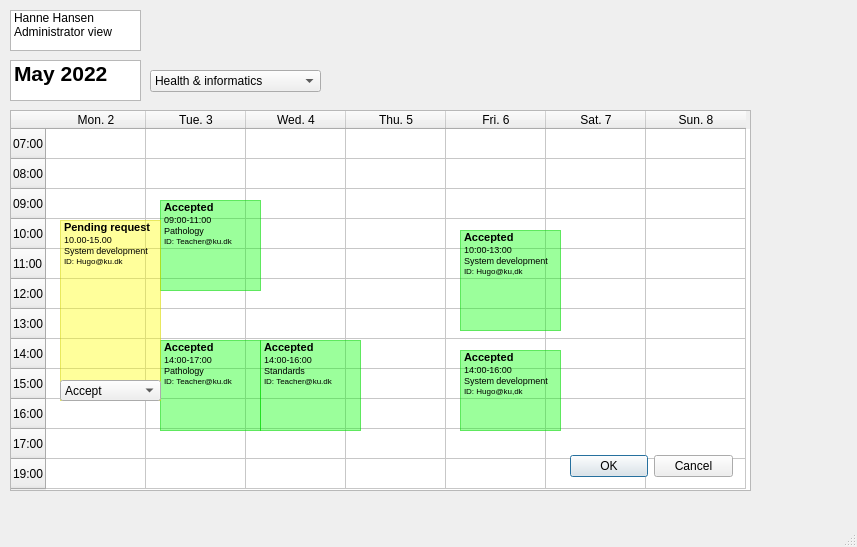
<?xml version="1.0" encoding="UTF-8"?>
<ui version="4.0">
 <class>MainWindow</class>
 <widget class="QMainWindow" name="MainWindow">
  <property name="geometry">
   <rect>
    <x>0</x>
    <y>0</y>
    <width>857</width>
    <height>547</height>
   </rect>
  </property>
  <property name="windowTitle">
   <string>MainWindow</string>
  </property>
  <widget class="QWidget" name="centralwidget">
   <widget class="QTableWidget" name="weekWidget">
    <property name="geometry">
     <rect>
      <x>10</x>
      <y>110</y>
      <width>741</width>
      <height>381</height>
     </rect>
    </property>
    <property name="mouseTracking">
     <bool>false</bool>
    </property>
    <property name="autoFillBackground">
     <bool>false</bool>
    </property>
    <property name="frameShadow">
     <enum>QFrame::Sunken</enum>
    </property>
    <row>
     <property name="text">
      <string>07:00</string>
     </property>
    </row>
    <row>
     <property name="text">
      <string>08:00</string>
     </property>
    </row>
    <row>
     <property name="text">
      <string>09:00</string>
     </property>
    </row>
    <row>
     <property name="text">
      <string>10:00</string>
     </property>
    </row>
    <row>
     <property name="text">
      <string>11:00</string>
     </property>
    </row>
    <row>
     <property name="text">
      <string>12:00</string>
     </property>
    </row>
    <row>
     <property name="text">
      <string>13:00</string>
     </property>
    </row>
    <row>
     <property name="text">
      <string>14:00</string>
     </property>
    </row>
    <row>
     <property name="text">
      <string>15:00</string>
     </property>
    </row>
    <row>
     <property name="text">
      <string>16:00</string>
     </property>
    </row>
    <row>
     <property name="text">
      <string>17:00</string>
     </property>
    </row>
    <row>
     <property name="text">
      <string>19:00</string>
     </property>
    </row>
    <column>
     <property name="text">
      <string>Mon. 2</string>
     </property>
    </column>
    <column>
     <property name="text">
      <string>Tue. 3</string>
     </property>
    </column>
    <column>
     <property name="text">
      <string>Wed. 4</string>
     </property>
    </column>
    <column>
     <property name="text">
      <string>Thu. 5</string>
     </property>
    </column>
    <column>
     <property name="text">
      <string>Fri. 6</string>
     </property>
    </column>
    <column>
     <property name="text">
      <string>Sat. 7</string>
     </property>
    </column>
    <column>
     <property name="text">
      <string>Sun. 8</string>
     </property>
    </column>
   </widget>
   <widget class="QListWidget" name="monthListWidget">
    <property name="geometry">
     <rect>
      <x>10</x>
      <y>60</y>
      <width>131</width>
      <height>41</height>
     </rect>
    </property>
    <item>
     <property name="text">
      <string>May 2022</string>
     </property>
     <property name="font">
      <font>
       <pointsize>16</pointsize>
       <bold>true</bold>
      </font>
     </property>
    </item>
   </widget>
   <widget class="QComboBox" name="studieBox_6">
    <property name="geometry">
     <rect>
      <x>150</x>
      <y>70</y>
      <width>171</width>
      <height>22</height>
     </rect>
    </property>
    <item>
     <property name="text">
      <string>Health &amp; informatics</string>
     </property>
    </item>
    <item>
     <property name="text">
      <string>Study</string>
     </property>
    </item>
    <item>
     <property name="text">
      <string>Farmacy</string>
     </property>
    </item>
    <item>
     <property name="text">
      <string>Data Science</string>
     </property>
    </item>
    <item>
     <property name="text">
      <string>Chemistry</string>
     </property>
    </item>
   </widget>
   <widget class="QListWidget" name="acceptedWidget_2">
    <property name="geometry">
     <rect>
      <x>160</x>
      <y>200</y>
      <width>101</width>
      <height>91</height>
     </rect>
    </property>
    <property name="styleSheet">
     <string notr="true">background-color: rgba(0, 255, 0, 100);</string>
    </property>
    <property name="frameShadow">
     <enum>QFrame::Plain</enum>
    </property>
    <item>
     <property name="text">
      <string>Accepted</string>
     </property>
     <property name="font">
      <font>
       <pointsize>8</pointsize>
       <bold>true</bold>
      </font>
     </property>
     <property name="background">
      <brush brushstyle="NoBrush">
       <color alpha="255">
        <red>0</red>
        <green>0</green>
        <blue>0</blue>
       </color>
      </brush>
     </property>
     <property name="foreground">
      <brush brushstyle="NoBrush">
       <color alpha="255">
        <red>0</red>
        <green>0</green>
        <blue>0</blue>
       </color>
      </brush>
     </property>
    </item>
    <item>
     <property name="text">
      <string>09:00-11:00</string>
     </property>
     <property name="font">
      <font>
       <pointsize>7</pointsize>
      </font>
     </property>
    </item>
    <item>
     <property name="text">
      <string>Pathology </string>
     </property>
     <property name="font">
      <font>
       <pointsize>7</pointsize>
      </font>
     </property>
    </item>
    <item>
     <property name="text">
      <string>ID: Teacher@ku.dk</string>
     </property>
     <property name="font">
      <font>
       <pointsize>6</pointsize>
      </font>
     </property>
    </item>
   </widget>
   <widget class="QListWidget" name="acceptedtWidget_3">
    <property name="geometry">
     <rect>
      <x>160</x>
      <y>340</y>
      <width>101</width>
      <height>91</height>
     </rect>
    </property>
    <property name="styleSheet">
     <string notr="true">background-color: rgba(0, 255, 0, 100);</string>
    </property>
    <property name="frameShadow">
     <enum>QFrame::Plain</enum>
    </property>
    <item>
     <property name="text">
      <string>Accepted</string>
     </property>
     <property name="font">
      <font>
       <pointsize>8</pointsize>
       <bold>true</bold>
      </font>
     </property>
     <property name="background">
      <brush brushstyle="NoBrush">
       <color alpha="255">
        <red>0</red>
        <green>0</green>
        <blue>0</blue>
       </color>
      </brush>
     </property>
     <property name="foreground">
      <brush brushstyle="NoBrush">
       <color alpha="255">
        <red>0</red>
        <green>0</green>
        <blue>0</blue>
       </color>
      </brush>
     </property>
    </item>
    <item>
     <property name="text">
      <string>14:00-17:00</string>
     </property>
     <property name="font">
      <font>
       <pointsize>7</pointsize>
      </font>
     </property>
    </item>
    <item>
     <property name="text">
      <string>Pathology </string>
     </property>
     <property name="font">
      <font>
       <pointsize>7</pointsize>
      </font>
     </property>
    </item>
    <item>
     <property name="text">
      <string>ID: Teacher@ku.dk</string>
     </property>
     <property name="font">
      <font>
       <pointsize>6</pointsize>
      </font>
     </property>
    </item>
   </widget>
   <widget class="QListWidget" name="acceptedWidget_6">
    <property name="geometry">
     <rect>
      <x>260</x>
      <y>340</y>
      <width>101</width>
      <height>91</height>
     </rect>
    </property>
    <property name="styleSheet">
     <string notr="true">background-color: rgba(0, 255, 0, 100);</string>
    </property>
    <property name="frameShadow">
     <enum>QFrame::Plain</enum>
    </property>
    <item>
     <property name="text">
      <string>Accepted</string>
     </property>
     <property name="font">
      <font>
       <pointsize>8</pointsize>
       <bold>true</bold>
      </font>
     </property>
     <property name="background">
      <brush brushstyle="NoBrush">
       <color alpha="255">
        <red>0</red>
        <green>0</green>
        <blue>0</blue>
       </color>
      </brush>
     </property>
     <property name="foreground">
      <brush brushstyle="NoBrush">
       <color alpha="255">
        <red>0</red>
        <green>0</green>
        <blue>0</blue>
       </color>
      </brush>
     </property>
    </item>
    <item>
     <property name="text">
      <string>14:00-16:00</string>
     </property>
     <property name="font">
      <font>
       <pointsize>7</pointsize>
      </font>
     </property>
    </item>
    <item>
     <property name="text">
      <string>Standards</string>
     </property>
     <property name="font">
      <font>
       <pointsize>7</pointsize>
      </font>
     </property>
    </item>
    <item>
     <property name="text">
      <string>ID: Teacher@ku.dk</string>
     </property>
     <property name="font">
      <font>
       <pointsize>6</pointsize>
      </font>
     </property>
    </item>
   </widget>
   <widget class="QListWidget" name="acceptedWidget_9">
    <property name="geometry">
     <rect>
      <x>460</x>
      <y>230</y>
      <width>101</width>
      <height>101</height>
     </rect>
    </property>
    <property name="styleSheet">
     <string notr="true">background-color: rgba(0, 255, 0, 100);</string>
    </property>
    <item>
     <property name="text">
      <string>Accepted</string>
     </property>
     <property name="font">
      <font>
       <pointsize>8</pointsize>
       <bold>true</bold>
      </font>
     </property>
    </item>
    <item>
     <property name="text">
      <string>10:00-13:00</string>
     </property>
     <property name="font">
      <font>
       <pointsize>7</pointsize>
      </font>
     </property>
    </item>
    <item>
     <property name="text">
      <string>System development</string>
     </property>
     <property name="font">
      <font>
       <pointsize>7</pointsize>
       <bold>false</bold>
      </font>
     </property>
    </item>
    <item>
     <property name="text">
      <string>ID: Hugo@ku,dk</string>
     </property>
     <property name="font">
      <font>
       <pointsize>6</pointsize>
      </font>
     </property>
    </item>
   </widget>
   <widget class="QListWidget" name="acceptedtWidget_10">
    <property name="geometry">
     <rect>
      <x>460</x>
      <y>350</y>
      <width>101</width>
      <height>81</height>
     </rect>
    </property>
    <property name="styleSheet">
     <string notr="true">background-color: rgba(0, 255, 0, 100);</string>
    </property>
    <item>
     <property name="text">
      <string>Accepted</string>
     </property>
     <property name="font">
      <font>
       <pointsize>8</pointsize>
       <bold>true</bold>
      </font>
     </property>
    </item>
    <item>
     <property name="text">
      <string>14:00-16:00</string>
     </property>
     <property name="font">
      <font>
       <pointsize>7</pointsize>
      </font>
     </property>
    </item>
    <item>
     <property name="text">
      <string>System development</string>
     </property>
     <property name="font">
      <font>
       <pointsize>7</pointsize>
       <bold>false</bold>
      </font>
     </property>
    </item>
    <item>
     <property name="text">
      <string>ID: Hugo@ku,dk</string>
     </property>
     <property name="font">
      <font>
       <pointsize>6</pointsize>
      </font>
     </property>
    </item>
   </widget>
   <widget class="QListWidget" name="administratorWidget_11">
    <property name="geometry">
     <rect>
      <x>10</x>
      <y>10</y>
      <width>131</width>
      <height>41</height>
     </rect>
    </property>
    <item>
     <property name="text">
      <string>Hanne Hansen</string>
     </property>
    </item>
    <item>
     <property name="text">
      <string>Administrator view</string>
     </property>
    </item>
   </widget>
   <widget class="QListWidget" name="pendingrequestWidget_7">
    <property name="geometry">
     <rect>
      <x>60</x>
      <y>220</y>
      <width>101</width>
      <height>181</height>
     </rect>
    </property>
    <property name="styleSheet">
     <string notr="true">background-color: rgba(255, 255, 0, 100);</string>
    </property>
    <property name="horizontalScrollBarPolicy">
     <enum>Qt::ScrollBarAlwaysOff</enum>
    </property>
    <item>
     <property name="text">
      <string>Pending request</string>
     </property>
     <property name="font">
      <font>
       <pointsize>8</pointsize>
       <bold>true</bold>
      </font>
     </property>
    </item>
    <item>
     <property name="text">
      <string>10.00-15.00</string>
     </property>
     <property name="font">
      <font>
       <pointsize>7</pointsize>
      </font>
     </property>
    </item>
    <item>
     <property name="text">
      <string>System development</string>
     </property>
     <property name="font">
      <font>
       <pointsize>7</pointsize>
      </font>
     </property>
    </item>
    <item>
     <property name="text">
      <string>ID: Hugo@ku.dk</string>
     </property>
     <property name="font">
      <font>
       <pointsize>6</pointsize>
      </font>
     </property>
    </item>
   </widget>
   <widget class="QComboBox" name="godkendBox">
    <property name="geometry">
     <rect>
      <x>60</x>
      <y>380</y>
      <width>101</width>
      <height>21</height>
     </rect>
    </property>
    <item>
     <property name="text">
      <string>Accept</string>
     </property>
    </item>
    <item>
     <property name="text">
      <string>Decline</string>
     </property>
    </item>
   </widget>
   <widget class="QDialogButtonBox" name="buttonBox">
    <property name="geometry">
     <rect>
      <x>570</x>
      <y>450</y>
      <width>163</width>
      <height>32</height>
     </rect>
    </property>
    <property name="standardButtons">
     <set>QDialogButtonBox::Cancel|QDialogButtonBox::Ok</set>
    </property>
   </widget>
  </widget>
  <widget class="QMenuBar" name="menubar">
   <property name="geometry">
    <rect>
     <x>0</x>
     <y>0</y>
     <width>857</width>
     <height>24</height>
    </rect>
   </property>
  </widget>
  <widget class="QStatusBar" name="statusbar"/>
 </widget>
 <resources/>
 <connections/>
</ui>
